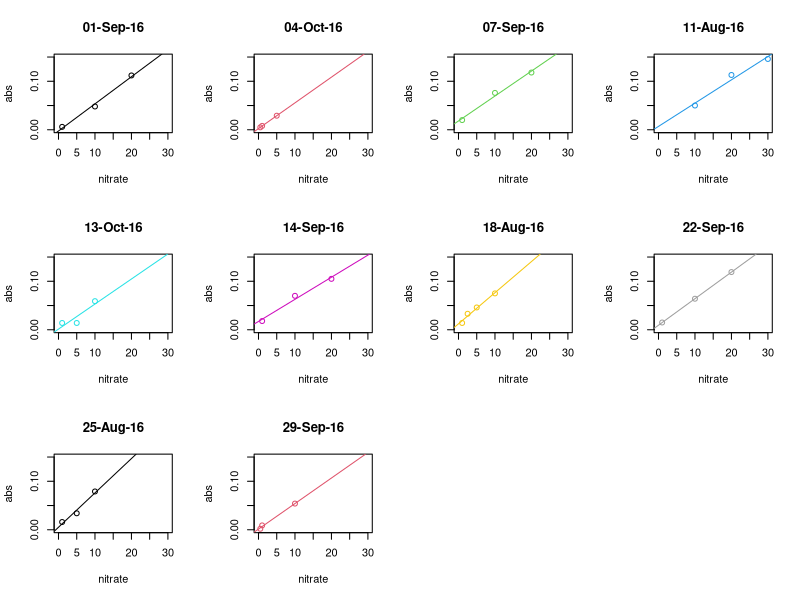
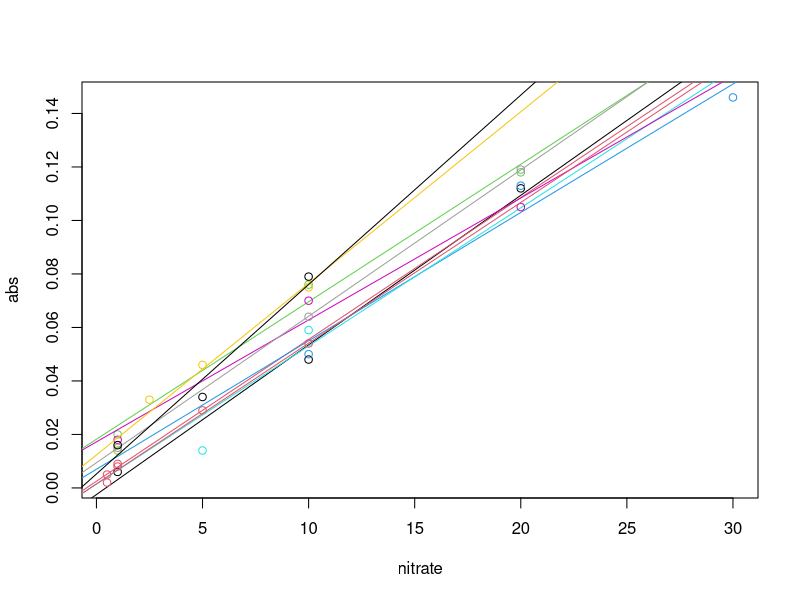
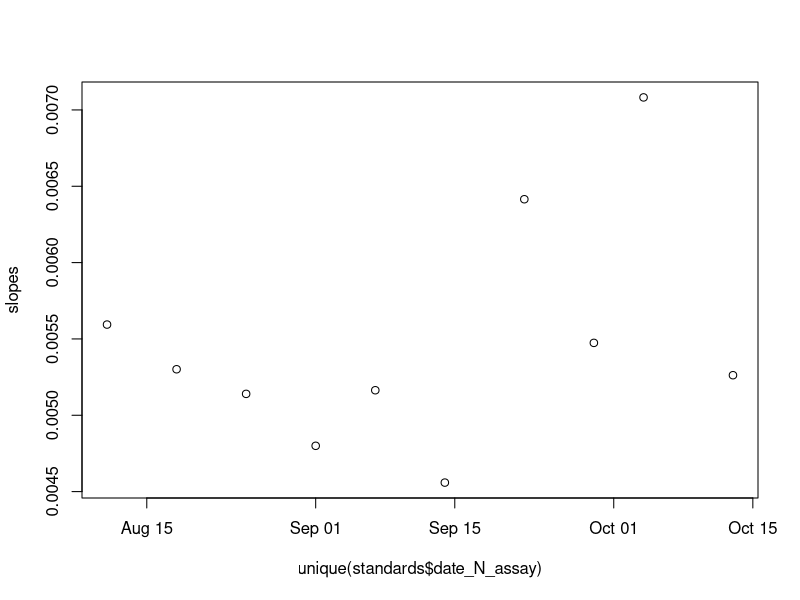
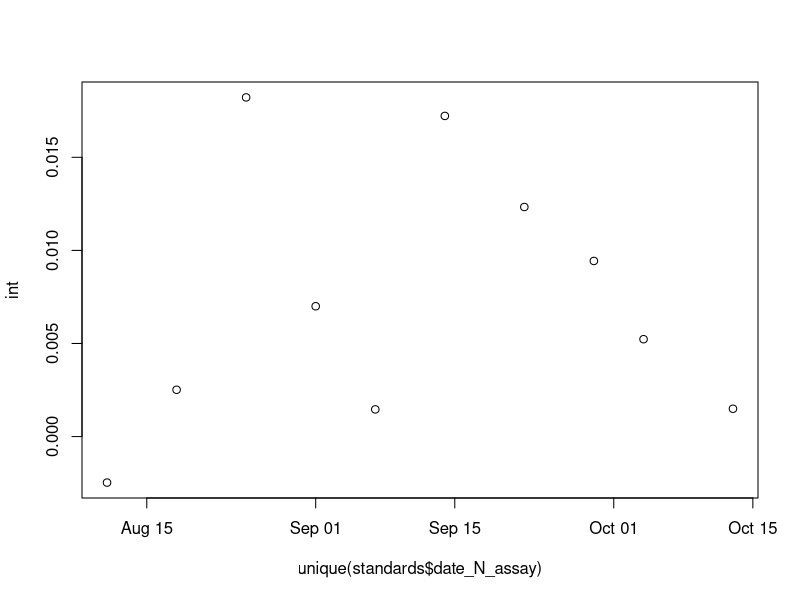

The R source for these figures, in order:
### using N standards from each date to determine N concentration #

library(lubridate)
library(dplyr)
nitratedata <- read.csv("./data/nitrate_data/r-star_Nitrate_data_161011.csv") ## find out the names of all the files in data-summary, use full.names to get the relative path for each file

head(nitratedata)

standards<-subset(nitratedata, nitratedata$species=="Standard")[,c(1,2,5,8,9)]

standards

#make a standard curve for each data
standards$date_N_assay<-as.factor(standards$date_N_assay)
par(mfrow=c(3,4))
for (i in 1:length(levels(standards$date_N_assay))){
  stan<-subset(standards, standards$date_N_assay==levels(standards$date_N_assay)[i])
  with(stan, plot(abs~nitrate, main=date_N_assay[1], col=i, ylim=c(0, 0.15), xlim=c(0, 30)))
  mod<-lm(abs~nitrate, data=stan)
  abline(mod, col=i)
}

#See what occurs when plots overlap
par(mfrow=c(1,1))
standards$date_N_assay<-as.factor(standards$date_N_assay)
slopes<-rep("NA", length=length(levels(standards$date_N_assay)))
int<-rep("NA", length=length(levels(standards$date_N_assay)))
with(standards, plot(abs~nitrate, type="n"))
for (i in 1:length(levels(standards$date_N_assay))){
  stan<-subset(standards, standards$date_N_assay==levels(standards$date_N_assay)[i])
  with(stan, points(abs~nitrate, main=date_N_assay[1], col=i))
  mod<-lm(abs~nitrate, data=stan)
  #clip(min(stan$nitrate)*0.8, max(stan$nitrate)*1.1, min(stan$abs)*0.8, max(stan$abs)*1.1)
  abline(mod, col=i)
  slopes[i]<-coef(mod)[2]
  int[i]<-coef(mod)[1]
}


#plot slopes against date to see pattern in drift
#make date and time into readable time
str(standards)
standards$date_N_assay<-dmy(standards$date_N_assay)
str(standards)

plot(slopes~unique(standards$date_N_assay))
plot(int~unique(standards$date_N_assay))

#don't see a pattern, but I think the slope also changes with the range of Ns assayed.

#apply standard curve to absorbance data from each time point
standards$date_N_assay<-as.factor(standards$date_N_assay)#make date a factor again
nitratesamples<-subset(nitratedata, nitratedata$species!="Standard")
nitratesamples$date_N_assay<-dmy(nitratesamples$date_N_assay)
nitratesamples$date_N_assay<-as.factor(nitratesamples$date_N_assay)

for(i in 1:length(levels(standards$date_N_assay))){
  Nset<-subset(nitratesamples, nitratesamples$date_N_assay==levels(standards$date_N_assay)[i])
  stan<-subset(standards, standards$date_N_assay==levels(standards$date_N_assay)[i])
  mod<-lm(nitrate~abs, data=stan) #make regression through stand curve data
  Nset$nitrate<-predict(mod, Nset)
  nitratesamples<-rbind(nitratesamples, Nset)
}

nitratesamples<-filter(nitratesamples, !is.na(nitratesamples$nitrate))


